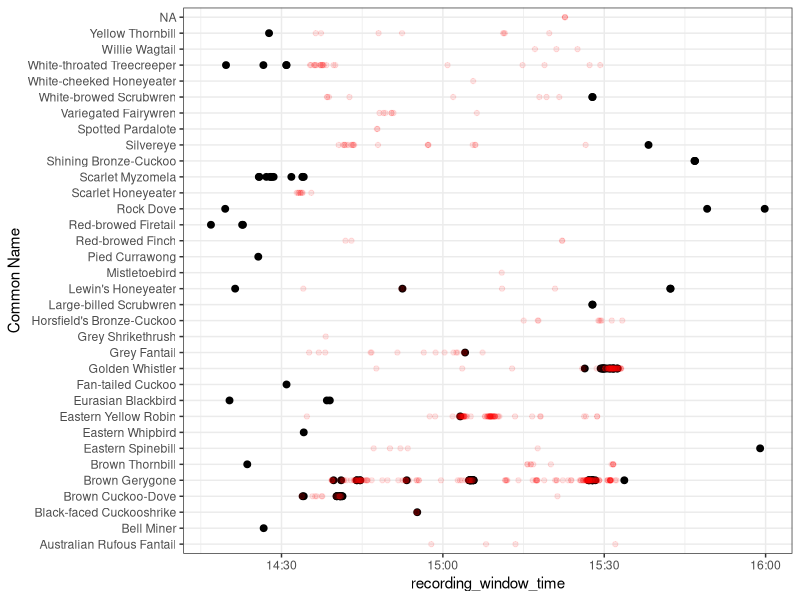
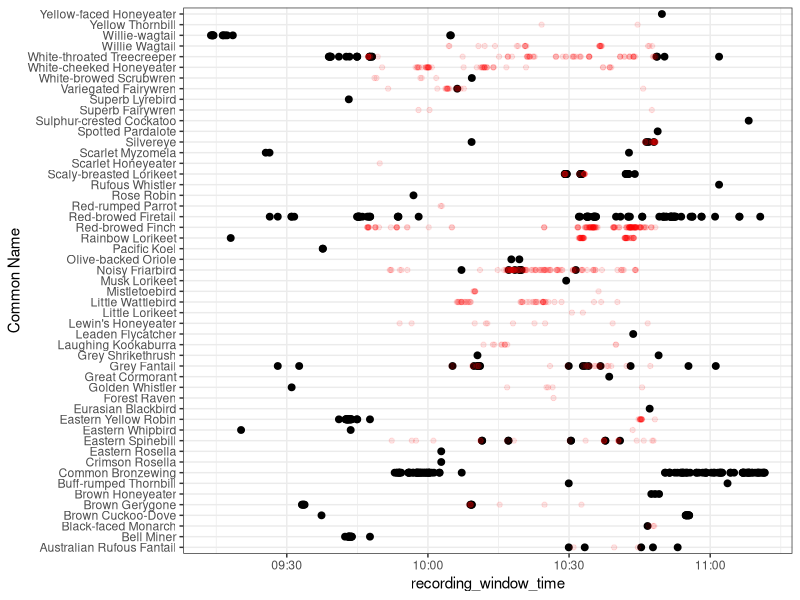

The R script that drew these images, in order:
library(tidyverse)
setwd("trial1")

key<-read_csv("key_log_2025-01-19_14-32-50.csv")

recording<-read_delim("2MM03792_20250119_141450.BirdNET.selection.table.txt")
recording2<-read_delim("2MM03792_20250119_151402.BirdNET.selection.table.txt")


recording_start_time<-ymd_hms("2025/1/19 14:14:50")
recording2_start_time<-ymd_hms("2025/1/19 15:14:02")
key$time<-ymd_hms(paste("2025/1/19",key$AEDT_Timestamp))

recording$recording_window_time<-recording_start_time+recording$`Begin Time (s)`
recording2$recording_window_time<-recording2_start_time+recording2$`Begin Time (s)`

recording_all<-bind_rows(recording,recording2)

ggplot(recording_all,aes(x=recording_window_time,y=`Common Name`))+geom_point(size=2)+
  geom_point(data=key,aes(x=time,y=`Translation`),col="red",alpha=0.1)+theme_bw()

key$AEDT_Timestamp


setwd("../trial3")

key<-read_csv("key_log_2025-01-20_10-49-06.csv")

recording<-read_delim("2MM03822_20250120_091202.BirdNET.selection.table.txt")
recording2<-read_delim("2MM03822_20250120_101202.BirdNET.selection.table.txt")

#hack
minute_second<-gsub(":00","",as.character(key$AEDT_Timestamp))

minute_second[1:63]<-paste0("09:",minute_second[1:63])
minute_second[64:664]<-paste0("10:",minute_second[64:664])

hour_minute_second<-ifelse(str_length(minute_second)<=5,paste0(minute_second,":00"),minute_second)

recording_start_time<-ymd_hms("2025/1/20 09:12:02")
recording2_start_time<-ymd_hms("2025/1/20 10:12:02")
key$time<-ymd_hms(paste("2025/1/20",hour_minute_second))

recording$recording_window_time<-recording_start_time+recording$`Begin Time (s)`
recording2$recording_window_time<-recording2_start_time+recording2$`Begin Time (s)`

recording_all<-bind_rows(recording,recording2)

ggplot(recording_all,aes(x=recording_window_time,y=`Common Name`))+geom_point(size=2)+
  geom_point(data=key,aes(x=time,y=`Translation`),col="red",alpha=0.1)+theme_bw()

key$AEDT_Timestamp

